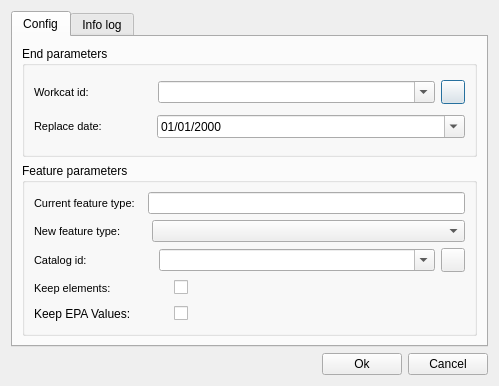
<?xml version="1.0" encoding="UTF-8"?>
<ui version="4.0">
 <class>dlg_feature_replace</class>
 <widget class="QDialog" name="dlg_feature_replace">
  <property name="geometry">
   <rect>
    <x>0</x>
    <y>0</y>
    <width>499</width>
    <height>386</height>
   </rect>
  </property>
  <property name="windowTitle">
   <string>Replace feature</string>
  </property>
  <layout class="QGridLayout" name="gridLayout">
   <item row="0" column="0" colspan="2">
    <widget class="QTabWidget" name="mainTab">
     <property name="currentIndex">
      <number>0</number>
     </property>
     <widget class="QWidget" name="config">
      <attribute name="title">
       <string>Config</string>
      </attribute>
      <layout class="QGridLayout" name="gridLayout_2">
       <item row="0" column="0">
        <layout class="QHBoxLayout" name="horizontalLayout">
         <item>
          <widget class="QGroupBox" name="groupBox">
           <property name="title">
            <string>End parameters</string>
           </property>
           <layout class="QGridLayout" name="gridLayout_3">
            <item row="1" column="0">
             <layout class="QHBoxLayout" name="horizontalLayout_4">
              <item>
               <widget class="QLabel" name="label_enddate">
                <property name="font">
                 <font>
                  <pointsize>8</pointsize>
                 </font>
                </property>
                <property name="frameShape">
                 <enum>QFrame::NoFrame</enum>
                </property>
                <property name="frameShadow">
                 <enum>QFrame::Raised</enum>
                </property>
                <property name="text">
                 <string>Replace date:</string>
                </property>
                <property name="textFormat">
                 <enum>Qt::AutoText</enum>
                </property>
                <property name="scaledContents">
                 <bool>false</bool>
                </property>
                <property name="margin">
                 <number>3</number>
                </property>
               </widget>
              </item>
              <item>
               <spacer name="horizontalSpacer_3">
                <property name="orientation">
                 <enum>Qt::Horizontal</enum>
                </property>
                <property name="sizeType">
                 <enum>QSizePolicy::Fixed</enum>
                </property>
                <property name="sizeHint" stdset="0">
                 <size>
                  <width>49</width>
                  <height>20</height>
                 </size>
                </property>
               </spacer>
              </item>
              <item>
               <widget class="QDateTimeEdit" name="enddate">
                <property name="sizePolicy">
                 <sizepolicy hsizetype="Expanding" vsizetype="Fixed">
                  <horstretch>0</horstretch>
                  <verstretch>0</verstretch>
                 </sizepolicy>
                </property>
                <property name="readOnly">
                 <bool>false</bool>
                </property>
                <property name="displayFormat">
                 <string>dd/MM/yyyy</string>
                </property>
                <property name="calendarPopup">
                 <bool>true</bool>
                </property>
               </widget>
              </item>
             </layout>
            </item>
            <item row="0" column="0">
             <layout class="QHBoxLayout" name="horizontalLayout_3">
              <item>
               <widget class="QLabel" name="label_workcat_id_end">
                <property name="font">
                 <font>
                  <pointsize>8</pointsize>
                 </font>
                </property>
                <property name="frameShape">
                 <enum>QFrame::NoFrame</enum>
                </property>
                <property name="frameShadow">
                 <enum>QFrame::Raised</enum>
                </property>
                <property name="text">
                 <string>Workcat id:</string>
                </property>
                <property name="textFormat">
                 <enum>Qt::AutoText</enum>
                </property>
                <property name="scaledContents">
                 <bool>false</bool>
                </property>
                <property name="margin">
                 <number>3</number>
                </property>
               </widget>
              </item>
              <item>
               <spacer name="horizontalSpacer_2">
                <property name="orientation">
                 <enum>Qt::Horizontal</enum>
                </property>
                <property name="sizeType">
                 <enum>QSizePolicy::Fixed</enum>
                </property>
                <property name="sizeHint" stdset="0">
                 <size>
                  <width>63</width>
                  <height>20</height>
                 </size>
                </property>
               </spacer>
              </item>
              <item>
               <widget class="QComboBox" name="workcat_id_end">
                <property name="sizePolicy">
                 <sizepolicy hsizetype="Expanding" vsizetype="Fixed">
                  <horstretch>0</horstretch>
                  <verstretch>0</verstretch>
                 </sizepolicy>
                </property>
                <property name="editable">
                 <bool>true</bool>
                </property>
               </widget>
              </item>
              <item>
               <widget class="QPushButton" name="btn_new_workcat">
                <property name="sizePolicy">
                 <sizepolicy hsizetype="Minimum" vsizetype="Fixed">
                  <horstretch>0</horstretch>
                  <verstretch>0</verstretch>
                 </sizepolicy>
                </property>
                <property name="minimumSize">
                 <size>
                  <width>24</width>
                  <height>24</height>
                 </size>
                </property>
                <property name="maximumSize">
                 <size>
                  <width>24</width>
                  <height>24</height>
                 </size>
                </property>
                <property name="text">
                 <string/>
                </property>
                <property name="icon">
                 <iconset>
                  <normaloff>../../../../icons/dialogs/20x20/193.png</normaloff>../../../../icons/dialogs/20x20/193.png</iconset>
                </property>
                <property name="iconSize">
                 <size>
                  <width>22</width>
                  <height>22</height>
                 </size>
                </property>
               </widget>
              </item>
             </layout>
            </item>
           </layout>
          </widget>
         </item>
        </layout>
       </item>
       <item row="1" column="0">
        <layout class="QHBoxLayout" name="horizontalLayout_2">
         <item>
          <widget class="QGroupBox" name="groupBox_2">
           <property name="title">
            <string>Feature parameters</string>
           </property>
           <layout class="QGridLayout" name="gridLayout_4">
            <item row="3" column="0">
             <layout class="QHBoxLayout" name="horizontalLayout_8">
              <item>
               <widget class="QLabel" name="label_keep_elements">
                <property name="maximumSize">
                 <size>
                  <width>100</width>
                  <height>16777215</height>
                 </size>
                </property>
                <property name="font">
                 <font>
                  <pointsize>8</pointsize>
                 </font>
                </property>
                <property name="frameShape">
                 <enum>QFrame::NoFrame</enum>
                </property>
                <property name="frameShadow">
                 <enum>QFrame::Raised</enum>
                </property>
                <property name="text">
                 <string>Keep elements:</string>
                </property>
                <property name="textFormat">
                 <enum>Qt::AutoText</enum>
                </property>
                <property name="scaledContents">
                 <bool>false</bool>
                </property>
                <property name="margin">
                 <number>3</number>
                </property>
               </widget>
              </item>
              <item>
               <spacer name="horizontalSpacer_7">
                <property name="orientation">
                 <enum>Qt::Horizontal</enum>
                </property>
                <property name="sizeType">
                 <enum>QSizePolicy::Fixed</enum>
                </property>
                <property name="sizeHint" stdset="0">
                 <size>
                  <width>34</width>
                  <height>20</height>
                 </size>
                </property>
               </spacer>
              </item>
              <item>
               <widget class="QCheckBox" name="keep_elements">
                <property name="text">
                 <string/>
                </property>
               </widget>
              </item>
             </layout>
            </item>
            <item row="1" column="0">
             <layout class="QHBoxLayout" name="horizontalLayout_6">
              <item>
               <widget class="QLabel" name="label_new_feature_type">
                <property name="font">
                 <font>
                  <pointsize>8</pointsize>
                 </font>
                </property>
                <property name="frameShape">
                 <enum>QFrame::NoFrame</enum>
                </property>
                <property name="frameShadow">
                 <enum>QFrame::Raised</enum>
                </property>
                <property name="text">
                 <string>New feature type:</string>
                </property>
                <property name="margin">
                 <number>3</number>
                </property>
               </widget>
              </item>
              <item>
               <spacer name="horizontalSpacer_5">
                <property name="orientation">
                 <enum>Qt::Horizontal</enum>
                </property>
                <property name="sizeType">
                 <enum>QSizePolicy::Fixed</enum>
                </property>
                <property name="sizeHint" stdset="0">
                 <size>
                  <width>25</width>
                  <height>20</height>
                 </size>
                </property>
               </spacer>
              </item>
              <item>
               <widget class="QComboBox" name="feature_type_new">
                <property name="enabled">
                 <bool>true</bool>
                </property>
                <property name="sizePolicy">
                 <sizepolicy hsizetype="Expanding" vsizetype="Fixed">
                  <horstretch>0</horstretch>
                  <verstretch>0</verstretch>
                 </sizepolicy>
                </property>
                <property name="frame">
                 <bool>true</bool>
                </property>
               </widget>
              </item>
             </layout>
            </item>
            <item row="0" column="0">
             <layout class="QHBoxLayout" name="horizontalLayout_5">
              <item>
               <widget class="QLabel" name="label_feature_type">
                <property name="font">
                 <font>
                  <pointsize>8</pointsize>
                 </font>
                </property>
                <property name="frameShape">
                 <enum>QFrame::NoFrame</enum>
                </property>
                <property name="frameShadow">
                 <enum>QFrame::Raised</enum>
                </property>
                <property name="text">
                 <string>Current feature type:</string>
                </property>
                <property name="margin">
                 <number>3</number>
                </property>
                <property name="textInteractionFlags">
                 <set>Qt::LinksAccessibleByMouse</set>
                </property>
               </widget>
              </item>
              <item>
               <spacer name="horizontalSpacer_4">
                <property name="orientation">
                 <enum>Qt::Horizontal</enum>
                </property>
                <property name="sizeType">
                 <enum>QSizePolicy::Fixed</enum>
                </property>
                <property name="sizeHint" stdset="0">
                 <size>
                  <width>7</width>
                  <height>20</height>
                 </size>
                </property>
               </spacer>
              </item>
              <item>
               <widget class="QLineEdit" name="feature_type">
                <property name="text">
                 <string/>
                </property>
               </widget>
              </item>
             </layout>
            </item>
            <item row="2" column="0">
             <layout class="QHBoxLayout" name="horizontalLayout_7">
              <item>
               <widget class="QLabel" name="label_catalog_id">
                <property name="font">
                 <font>
                  <pointsize>8</pointsize>
                 </font>
                </property>
                <property name="frameShape">
                 <enum>QFrame::NoFrame</enum>
                </property>
                <property name="frameShadow">
                 <enum>QFrame::Raised</enum>
                </property>
                <property name="text">
                 <string>Catalog id:</string>
                </property>
                <property name="margin">
                 <number>3</number>
                </property>
               </widget>
              </item>
              <item>
               <spacer name="horizontalSpacer_6">
                <property name="orientation">
                 <enum>Qt::Horizontal</enum>
                </property>
                <property name="sizeType">
                 <enum>QSizePolicy::Fixed</enum>
                </property>
                <property name="sizeHint" stdset="0">
                 <size>
                  <width>66</width>
                  <height>20</height>
                 </size>
                </property>
               </spacer>
              </item>
              <item>
               <widget class="QComboBox" name="featurecat_id">
                <property name="enabled">
                 <bool>true</bool>
                </property>
                <property name="sizePolicy">
                 <sizepolicy hsizetype="Expanding" vsizetype="Fixed">
                  <horstretch>0</horstretch>
                  <verstretch>0</verstretch>
                 </sizepolicy>
                </property>
                <property name="editable">
                 <bool>true</bool>
                </property>
                <property name="frame">
                 <bool>true</bool>
                </property>
               </widget>
              </item>
              <item>
               <widget class="QPushButton" name="btn_catalog">
                <property name="minimumSize">
                 <size>
                  <width>24</width>
                  <height>24</height>
                 </size>
                </property>
                <property name="maximumSize">
                 <size>
                  <width>24</width>
                  <height>24</height>
                 </size>
                </property>
                <property name="text">
                 <string/>
                </property>
                <property name="icon">
                 <iconset>
                  <normaloff>../../../../icons/dialogs/20x20/195.png</normaloff>../../../../icons/dialogs/20x20/195.png</iconset>
                </property>
                <property name="iconSize">
                 <size>
                  <width>22</width>
                  <height>22</height>
                 </size>
                </property>
               </widget>
              </item>
             </layout>
            </item>
            <item row="4" column="0">
             <layout class="QHBoxLayout" name="horizontalLayout_10">
              <item>
               <widget class="QLabel" name="label_keep_epa_values">
                <property name="maximumSize">
                 <size>
                  <width>100</width>
                  <height>16777215</height>
                 </size>
                </property>
                <property name="text">
                 <string>Keep EPA Values:</string>
                </property>
                <property name="margin">
                 <number>3</number>
                </property>
               </widget>
              </item>
              <item>
               <spacer name="horizontalSpacer_8">
                <property name="orientation">
                 <enum>Qt::Horizontal</enum>
                </property>
                <property name="sizeType">
                 <enum>QSizePolicy::Fixed</enum>
                </property>
                <property name="sizeHint" stdset="0">
                 <size>
                  <width>34</width>
                  <height>20</height>
                 </size>
                </property>
               </spacer>
              </item>
              <item>
               <widget class="QCheckBox" name="keep_epa_values">
                <property name="text">
                 <string/>
                </property>
               </widget>
              </item>
             </layout>
            </item>
           </layout>
          </widget>
         </item>
        </layout>
       </item>
      </layout>
     </widget>
     <widget class="QWidget" name="tab_info_log">
      <attribute name="title">
       <string>Info log</string>
      </attribute>
      <layout class="QGridLayout" name="gridLayout_5">
       <item row="0" column="0">
        <widget class="QTextEdit" name="txt_infolog">
         <property name="readOnly">
          <bool>true</bool>
         </property>
        </widget>
       </item>
      </layout>
     </widget>
    </widget>
   </item>
   <item row="2" column="0" colspan="2">
    <layout class="QHBoxLayout" name="horizontalLayout_9">
     <item>
      <spacer name="horizontalSpacer">
       <property name="orientation">
        <enum>Qt::Horizontal</enum>
       </property>
       <property name="sizeHint" stdset="0">
        <size>
         <width>40</width>
         <height>20</height>
        </size>
       </property>
      </spacer>
     </item>
     <item>
      <widget class="QPushButton" name="btn_accept">
       <property name="text">
        <string>Ok</string>
       </property>
      </widget>
     </item>
     <item>
      <widget class="QPushButton" name="btn_cancel">
       <property name="text">
        <string>Cancel</string>
       </property>
      </widget>
     </item>
    </layout>
   </item>
  </layout>
 </widget>
 <resources/>
 <connections/>
</ui>
